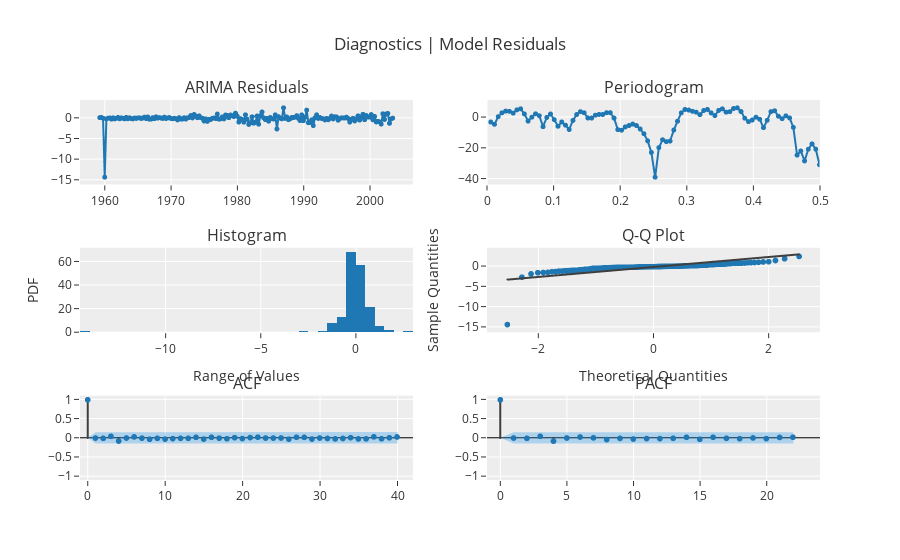

Notebook code cell kept with this figure:
### Code cell
# check the residuals of the sarima model
exp.plot_model(sar1, plot='diagnostics')

### Figure 1 — Plotly figure (JSON) as saved in the notebook; plotly's stock layout.template omitted (floating-point values rounded to 4 significant figures; data arrays with more than 128 entries replaced by an {"elided": "..."} marker saying what was removed)
{"data": [{"line": {"color": "rgb(31, 119, 180)", "width": 2}, "marker": {"color": "rgb(31, 119, 180)", "size": 5}, "mode": "lines+markers", "name": "ARIMA", "showlegend": false, "type": "scattergl", "x": {"elided": "178 str values"}, "xaxis": "x", "y": {"elided": "178 float values"}, "yaxis": "y"}, {"hoverinfo": "text", "hovertext": ["Freq: 0.0056<br>Ampl: -2.9871<br>Time period: 178.0", "Freq: 0.0112<br>Ampl: -4.4657<br>Time period: 89.0", "Freq: 0.0169<br>Ampl: 0.508<br>Time period: 59.3333", "Freq: 0.0225<br>Ampl: 3.0515<br>Time period: 44.5", "Freq: 0.0281<br>Ampl: 4.1676<br>Time period: 35.6", "Freq: 0.0337<br>Ampl: 4.0034<br>Time period: 29.6667", "Freq: 0.0393<br>Ampl: 2.8151<br>Time period: 25.4286", "Freq: 0.0449<br>Ampl: 4.9775<br>Time period: 22.25", "Freq: 0.0506<br>Ampl: 5.6745<br>Time period: 19.7778", "Freq: 0.0562<br>Ampl: 2.3186<br>Time period: 17.8", "Freq: 0.0618<br>Ampl: -2.3593<br>Time period: 16.1818", "Freq: 0.0674<br>Ampl: 0.1851<br>Time period: 14.8333", "Freq: 0.073<br>Ampl: 2.3923<br>Time period: 13.6923", "Freq: 0.0787<br>Ampl: 1.1407<br>Time period: 12.7143", "Freq: 0.0843<br>Ampl: -6.0177<br>Time period: 11.8667", "Freq: 0.0899<br>Ampl: 0.0284<br>Time period: 11.125", "Freq: 0.0955<br>Ampl: 2.2713<br>Time period: 10.4706", "Freq: 0.1011<br>Ampl: -1.4367<br>Time period: 9.8889", "Freq: 0.1067<br>Ampl: -5.7521<br>Time period: 9.3684", "Freq: 0.1124<br>Ampl: -2.9436<br>Time period: 8.9", "Freq: 0.118<br>Ampl: -5.0489<br>Time period: 8.4762", "Freq: 0.1236<br>Ampl: -7.8613<br>Time period: 8.0909", "Freq: 0.1292<br>Ampl: -1.9498<br>Time period: 7.7391", "Freq: 0.1348<br>Ampl: 1.9138<br>Time period: 7.4167", "Freq: 0.1404<br>Ampl: 3.7946<br>Time period: 7.12", "Freq: 0.1461<br>Ampl: 3.0809<br>Time period: 6.8462", "Freq: 0.1517<br>Ampl: -0.3324<br>Time period: 6.5926", "Freq: 0.1573<br>Ampl: -0.4024<br>Time period: 6.3571", "Freq: 0.1629<br>Ampl: 1.5037<br>Time period: 6.1379", "Freq: 0.1685<br>Ampl: 2.0033<br>Time period: 5.9333", "Freq: 0.1742<br>Ampl: 1.9395<br>Time period: 5.7419", "Freq: 0.1798<br>Ampl: 3.1225<br>Time period: 5.5625", "Freq: 0.1854<br>Ampl: 3.1453<br>Time period: 5.3939", "Freq: 0.191<br>Ampl: -0.3821<br>Time period: 5.2353", "Freq: 0.1966<br>Ampl: -7.9299<br>Time period: 5.0857", "Freq: 0.2022<br>Ampl: -8.348<br>Time period: 4.9444", "Freq: 0.2079<br>Ampl: -6.1789<br>Time period: 4.8108", "Freq: 0.2135<br>Ampl: -5.2854<br>Time period: 4.6842", "Freq: 0.2191<br>Ampl: -4.3198<br>Time period: 4.5641", "Freq: 0.2247<br>Ampl: -5.2719<br>Time period: 4.45", "Freq: 0.2303<br>Ampl: -7.5556<br>Time period: 4.3415", "Freq: 0.236<br>Ampl: -10.6135<br>Time period: 4.2381", "Freq: 0.2416<br>Ampl: -15.2688<br>Time period: 4.1395", "Freq: 0.2472<br>Ampl: -22.8817<br>Time period: 4.0455", "Freq: 0.2528<br>Ampl: -39.0378<br>Time period: 3.9556", "Freq: 0.2584<br>Ampl: -19.7087<br>Time period: 3.8696", "Freq: 0.264<br>Ampl: -14.5482<br>Time period: 3.7872", "Freq: 0.2697<br>Ampl: -15.7847<br>Time period: 3.7083", "Freq: 0.2753<br>Ampl: -15.4293<br>Time period: 3.6327", "Freq: 0.2809<br>Ampl: -8.1999<br>Time period: 3.56", "Freq: 0.2865<br>Ampl: -2.4539<br>Time period: 3.4902", "Freq: 0.2921<br>Ampl: 3.0298<br>Time period: 3.4231", "Freq: 0.2978<br>Ampl: 5.2634<br>Time period: 3.3585", "Freq: 0.3034<br>Ampl: 4.832<br>Time period: 3.2963", "Freq: 0.309<br>Ampl: 4.0485<br>Time period: 3.2364", "Freq: 0.3146<br>Ampl: 3.4591<br>Time period: 3.1786", "Freq: 0.3202<br>Ampl: 1.8407<br>Time period: 3.1228", "Freq: 0.3258<br>Ampl: 4.5632<br>Time period: 3.069", "Freq: 0.3315<br>Ampl: 5.2586<br>Time period: 3.0169", "Freq: 0.3371<br>Ampl: 2.9866<br>Time period: 2.9667", "Freq: 0.3427<br>Ampl: 1.2388<br>Time period: 2.918", "Freq: 0.3483<br>Ampl: 4.59<br>Time period: 2.871", "Freq: 0.3539<br>Ampl: 5.6536<br>Time period: 2.8254", "Freq: 0.3596<br>Ampl: 3.5042<br>Time period: 2.7812", "Freq: 0.3652<br>Ampl: 3.8094<br>Time period: 2.7385", "Freq: 0.3708<br>Ampl: 5.8561<br>Time period: 2.697", "Freq: 0.3764<br>Ampl: 6.3183<br>Time period: 2.6567", "Freq: 0.382<br>Ampl: 3.8673<br>Time period: 2.6176", "Freq: 0.3876<br>Ampl: -0.5012<br>Time period: 2.5797", "Freq: 0.3933<br>Ampl: -2.7033<br>Time period: 2.5429", "Freq: 0.3989<br>Ampl: -1.6686<br>Time period: 2.507", "Freq: 0.4045<br>Ampl: 0.1721<br>Time period: 2.4722", "Freq: 0.4101<br>Ampl: -1.1774<br>Time period: 2.4384", "Freq: 0.4157<br>Ampl: -6.6654<br>Time period: 2.4054", "Freq: 0.4213<br>Ampl: -1.8573<br>Time period: 2.3733", "Freq: 0.427<br>Ampl: 3.8314<br>Time period: 2.3421", "Freq: 0.4326<br>Ampl: 4.386<br>Time period: 2.3117", "Freq: 0.4382<br>Ampl: 0.8011<br>Time period: 2.2821", "Freq: 0.4438<br>Ampl: -0.7924<br>Time period: 2.2532", "Freq: 0.4494<br>Ampl: 1.0648<br>Time period: 2.225", "Freq: 0.4551<br>Ampl: -0.3174<br>Time period: 2.1975", "Freq: 0.4607<br>Ampl: -6.4668<br>Time period: 2.1707", "Freq: 0.4663<br>Ampl: -24.6168<br>Time period: 2.1446", "Freq: 0.4719<br>Ampl: -21.9039<br>Time period: 2.119", "Freq: 0.4775<br>Ampl: -28.3879<br>Time period: 2.0941", "Freq: 0.4831<br>Ampl: -20.7494<br>Time period: 2.0698", "Freq: 0.4888<br>Ampl: -17.2486<br>Time period: 2.046", "Freq: 0.4944<br>Ampl: -20.7008<br>Time period: 2.0227", "Freq: 0.5<br>Ampl: -30.9111<br>Time period: 2.0"], "line": {"color": "#1f77b4", "width": 2}, "marker": {"size": 5}, "mode": "lines+markers", "name": "ARIMA", "showlegend": false, "type": "scattergl", "x": [0.005618, 0.01124, 0.01685, 0.02247, 0.02809, 0.03371, 0.03933, 0.04494, 0.05056, 0.05618, 0.0618, 0.06742, 0.07303, 0.07865, 0.08427, 0.08989, 0.09551, 0.1011, 0.1067, 0.1124, 0.118, 0.1236, 0.1292, 0.1348, 0.1404, 0.1461, 0.1517, 0.1573, 0.1629, 0.1685, 0.1742, 0.1798, 0.1854, 0.191, 0.1966, 0.2022, 0.2079, 0.2135, 0.2191, 0.2247, 0.2303, 0.236, 0.2416, 0.2472, 0.2528, 0.2584, 0.264, 0.2697, 0.2753, 0.2809, 0.2865, 0.2921, 0.2978, 0.3034, 0.309, 0.3146, 0.3202, 0.3258, 0.3315, 0.3371, 0.3427, 0.3483, 0.3539, 0.3596, 0.3652, 0.3708, 0.3764, 0.382, 0.3876, 0.3933, 0.3989, 0.4045, 0.4101, 0.4157, 0.4213, 0.427, 0.4326, 0.4382, 0.4438, 0.4494, 0.4551, 0.4607, 0.4663, 0.4719, 0.4775, 0.4831, 0.4888, 0.4944, 0.5], "xaxis": "x2", "y": [-2.987, -4.466, 0.508, 3.051, 4.168, 4.003, 2.815, 4.977, 5.675, 2.319, -2.359, 0.1851, 2.392, 1.141, -6.018, 0.02837, 2.271, -1.437, -5.752, -2.944, -5.049, -7.861, -1.95, 1.914, 3.795, 3.081, -0.3324, -0.4024, 1.504, 2.003, 1.939, 3.123, 3.145, -0.3821, -7.93, -8.348, -6.179, -5.285, -4.32, -5.272, -7.556, -10.61, -15.27, -22.88, -39.04, -19.71, -14.55, -15.78, -15.43, -8.2, -2.454, 3.03, 5.263, 4.832, 4.048, 3.459, 1.841, 4.563, 5.259, 2.987, 1.239, 4.59, 5.654, 3.504, 3.809, 5.856, 6.318, 3.867, -0.5012, -2.703, -1.669, 0.1721, -1.177, -6.665, -1.857, 3.831, 4.386, 0.8011, -0.7924, 1.065, -0.3174, -6.467, -24.62, -21.9, -28.39, -20.75, -17.25, -20.7, -30.91], "yaxis": "y2"}, {"alignmentgroup": "True", "bingroup": "x", "hovertemplate": "variable=ARIMA<br>value=%{x}<br>count=%{y}<extra></extra>", "legendgroup": "ARIMA", "marker": {"color": "#1f77b4", "pattern": {"shape": ""}}, "name": "ARIMA", "offsetgroup": "ARIMA", "orientation": "v", "showlegend": false, "type": "histogram", "x": {"elided": "178 float values"}, "xaxis": "x3", "yaxis": "y3"}, {"marker": {"color": "#1f77b4"}, "mode": "markers", "name": "ARIMA", "showlegend": false, "type": "scattergl", "x": {"elided": "178 float values"}, "xaxis": "x4", "y": {"elided": "178 float values"}, "yaxis": "y4"}, {"line": {"color": "#3f3f3f"}, "mode": "lines", "name": "ARIMA", "showlegend": false, "type": "scattergl", "x": {"elided": "178 float values"}, "xaxis": "x4", "y": {"elided": "178 float values"}, "yaxis": "y4"}, {"line": {"color": "#3f3f3f"}, "mode": "lines", "name": "ACF", "showlegend": false, "type": "scattergl", "x": [0, 0], "xaxis": "x5", "y": [0, 1], "yaxis": "y5"}, {"line": {"color": "#3f3f3f"}, "mode": "lines", "name": "ACF", "showlegend": false, "type": "scattergl", "x": [1, 1], "xaxis": "x5", "y": [0, -0.0005846], "yaxis": "y5"}, {"line": {"color": "#3f3f3f"}, "mode": "lines", "name": "ACF", "showlegend": false, "type": "scattergl", "x": [2, 2], "xaxis": "x5", "y": [0, -0.009021], "yaxis": "y5"}, {"line": {"color": "#3f3f3f"}, "mode": "lines", "name": "ACF", "showlegend": false, "type": "scattergl", "x": [3, 3], "xaxis": "x5", "y": [0, 0.04319], "yaxis": "y5"}, {"line": {"color": "#3f3f3f"}, "mode": "lines", "name": "ACF", "showlegend": false, "type": "scattergl", "x": [4, 4], "xaxis": "x5", "y": [0, -0.07942], "yaxis": "y5"}, {"line": {"color": "#3f3f3f"}, "mode": "lines", "name": "ACF", "showlegend": false, "type": "scattergl", "x": [5, 5], "xaxis": "x5", "y": [0, -0.001144], "yaxis": "y5"}, {"line": {"color": "#3f3f3f"}, "mode": "lines", "name": "ACF", "showlegend": false, "type": "scattergl", "x": [6, 6], "xaxis": "x5", "y": [0, 0.02779], "yaxis": "y5"}, {"line": {"color": "#3f3f3f"}, "mode": "lines", "name": "ACF", "showlegend": false, "type": "scattergl", "x": [7, 7], "xaxis": "x5", "y": [0, -0.003687], "yaxis": "y5"}, {"line": {"color": "#3f3f3f"}, "mode": "lines", "name": "ACF", "showlegend": false, "type": "scattergl", "x": [8, 8], "xaxis": "x5", "y": [0, -0.03262], "yaxis": "y5"}, {"line": {"color": "#3f3f3f"}, "mode": "lines", "name": "ACF", "showlegend": false, "type": "scattergl", "x": [9, 9], "xaxis": "x5", "y": [0, -0.007955], "yaxis": "y5"}, {"line": {"color": "#3f3f3f"}, "mode": "lines", "name": "ACF", "showlegend": false, "type": "scattergl", "x": [10, 10], "xaxis": "x5", "y": [0, -0.02833], "yaxis": "y5"}, {"line": {"color": "#3f3f3f"}, "mode": "lines", "name": "ACF", "showlegend": false, "type": "scattergl", "x": [11, 11], "xaxis": "x5", "y": [0, -0.01745], "yaxis": "y5"}, {"line": {"color": "#3f3f3f"}, "mode": "lines", "name": "ACF", "showlegend": false, "type": "scattergl", "x": [12, 12], "xaxis": "x5", "y": [0, -0.009023], "yaxis": "y5"}, {"line": {"color": "#3f3f3f"}, "mode": "lines", "name": "ACF", "showlegend": false, "type": "scattergl", "x": [13, 13], "xaxis": "x5", "y": [0, -0.008085], "yaxis": "y5"}, {"line": {"color": "#3f3f3f"}, "mode": "lines", "name": "ACF", "showlegend": false, "type": "scattergl", "x": [14, 14], "xaxis": "x5", "y": [0, 0.01726], "yaxis": "y5"}, {"line": {"color": "#3f3f3f"}, "mode": "lines", "name": "ACF", "showlegend": false, "type": "scattergl", "x": [15, 15], "xaxis": "x5", "y": [0, -0.0286], "yaxis": "y5"}, {"line": {"color": "#3f3f3f"}, "mode": "lines", "name": "ACF", "showlegend": false, "type": "scattergl", "x": [16, 16], "xaxis": "x5", "y": [0, 0.01767], "yaxis": "y5"}, {"line": {"color": "#3f3f3f"}, "mode": "lines", "name": "ACF", "showlegend": false, "type": "scattergl", "x": [17, 17], "xaxis": "x5", "y": [0, -0.004354], "yaxis": "y5"}, {"line": {"color": "#3f3f3f"}, "mode": "lines", "name": "ACF", "showlegend": false, "type": "scattergl", "x": [18, 18], "xaxis": "x5", "y": [0, -0.02012], "yaxis": "y5"}, {"line": {"color": "#3f3f3f"}, "mode": "lines", "name": "ACF", "showlegend": false, "type": "scattergl", "x": [19, 19], "xaxis": "x5", "y": [0, 0.008434], "yaxis": "y5"}, {"line": {"color": "#3f3f3f"}, "mode": "lines", "name": "ACF", "showlegend": false, "type": "scattergl", "x": [20, 20], "xaxis": "x5", "y": [0, -0.01442], "yaxis": "y5"}, {"line": {"color": "#3f3f3f"}, "mode": "lines", "name": "ACF", "showlegend": false, "type": "scattergl", "x": [21, 21], "xaxis": "x5", "y": [0, 0.0116], "yaxis": "y5"}, {"line": {"color": "#3f3f3f"}, "mode": "lines", "name": "ACF", "showlegend": false, "type": "scattergl", "x": [22, 22], "xaxis": "x5", "y": [0, 0.0216], "yaxis": "y5"}, {"line": {"color": "#3f3f3f"}, "mode": "lines", "name": "ACF", "showlegend": false, "type": "scattergl", "x": [23, 23], "xaxis": "x5", "y": [0, -0.001854], "yaxis": "y5"}, {"line": {"color": "#3f3f3f"}, "mode": "lines", "name": "ACF", "showlegend": false, "type": "scattergl", "x": [24, 24], "xaxis": "x5", "y": [0, -0.002101], "yaxis": "y5"}, {"line": {"color": "#3f3f3f"}, "mode": "lines", "name": "ACF", "showlegend": false, "type": "scattergl", "x": [25, 25], "xaxis": "x5", "y": [0, 0.0003112], "yaxis": "y5"}, {"line": {"color": "#3f3f3f"}, "mode": "lines", "name": "ACF", "showlegend": false, "type": "scattergl", "x": [26, 26], "xaxis": "x5", "y": [0, -0.02992], "yaxis": "y5"}, {"line": {"color": "#3f3f3f"}, "mode": "lines", "name": "ACF", "showlegend": false, "type": "scattergl", "x": [27, 27], "xaxis": "x5", "y": [0, 0.01948], "yaxis": "y5"}, {"line": {"color": "#3f3f3f"}, "mode": "lines", "name": "ACF", "showlegend": false, "type": "scattergl", "x": [28, 28], "xaxis": "x5", "y": [0, 0.01666], "yaxis": "y5"}, {"line": {"color": "#3f3f3f"}, "mode": "lines", "name": "ACF", "showlegend": false, "type": "scattergl", "x": [29, 29], "xaxis": "x5", "y": [0, -0.02743], "yaxis": "y5"}, {"line": {"color": "#3f3f3f"}, "mode": "lines", "name": "ACF", "showlegend": false, "type": "scattergl", "x": [30, 30], "xaxis": "x5", "y": [0, -0.0005808], "yaxis": "y5"}, {"line": {"color": "#3f3f3f"}, "mode": "lines", "name": "ACF", "showlegend": false, "type": "scattergl", "x": [31, 31], "xaxis": "x5", "y": [0, -0.01254], "yaxis": "y5"}, {"line": {"color": "#3f3f3f"}, "mode": "lines", "name": "ACF", "showlegend": false, "type": "scattergl", "x": [32, 32], "xaxis": "x5", "y": [0, -0.0239], "yaxis": "y5"}, {"line": {"color": "#3f3f3f"}, "mode": "lines", "name": "ACF", "showlegend": false, "type": "scattergl", "x": [33, 33], "xaxis": "x5", "y": [0, -0.01267], "yaxis": "y5"}, {"line": {"color": "#3f3f3f"}, "mode": "lines", "name": "ACF", "showlegend": false, "type": "scattergl", "x": [34, 34], "xaxis": "x5", "y": [0, 0.008894], "yaxis": "y5"}, {"line": {"color": "#3f3f3f"}, "mode": "lines", "name": "ACF", "showlegend": false, "type": "scattergl", "x": [35, 35], "xaxis": "x5", "y": [0, -0.02467], "yaxis": "y5"}, {"line": {"color": "#3f3f3f"}, "mode": "lines", "name": "ACF", "showlegend": false, "type": "scattergl", "x": [36, 36], "xaxis": "x5", "y": [0, -0.02304], "yaxis": "y5"}, {"line": {"color": "#3f3f3f"}, "mode": "lines", "name": "ACF", "showlegend": false, "type": "scattergl", "x": [37, 37], "xaxis": "x5", "y": [0, 0.02977], "yaxis": "y5"}, {"line": {"color": "#3f3f3f"}, "mode": "lines", "name": "ACF", "showlegend": false, "type": "scattergl", "x": [38, 38], "xaxis": "x5", "y": [0, -0.0203], "yaxis": "y5"}, {"line": {"color": "#3f3f3f"}, "mode": "lines", "name": "ACF", "showlegend": false, "type": "scattergl", "x": [39, 39], "xaxis": "x5", "y": [0, 0.005346], "yaxis": "y5"}, {"line": {"color": "#3f3f3f"}, "mode": "lines", "name": "ACF", "showlegend": false, "type": "scattergl", "x": [40, 40], "xaxis": "x5", "y": [0, 0.02703], "yaxis": "y5"}, {"marker": {"color": "#1f77b4", "size": 6}, "mode": "markers", "name": "ACF", "showlegend": false, "type": "scattergl", "x": [0, 1, 2, 3, 4, 5, 6, 7, 8, 9, 10, 11, 12, 13, 14, 15, 16, 17, 18, 19, 20, 21, 22, 23, 24, 25, 26, 27, 28, 29, 30, 31, 32, 33, 34, 35, 36, 37, 38, 39, 40], "xaxis": "x5", "y": [1, -0.0005846, -0.009021, 0.04319, -0.07942, -0.001144, 0.02779, -0.003687, -0.03262, -0.007955, -0.02833, -0.01745, -0.009023, -0.008085, 0.01726, -0.0286, 0.01767, -0.004354, -0.02012, 0.008434, -0.01442, 0.0116, 0.0216, -0.001854, -0.002101, 0.0003112, -0.02992, 0.01948, 0.01666, -0.02743, -0.0005808, -0.01254, -0.0239, -0.01267, 0.008894, -0.02467, -0.02304, 0.02977, -0.0203, 0.005346, 0.02703], "yaxis": "y5"}, {"line": {"color": "rgba(255,255,255,0)"}, "mode": "lines", "name": "UC", "showlegend": false, "type": "scatter", "x": [0, 1, 2, 3, 4, 5, 6, 7, 8, 9, 10, 11, 12, 13, 14, 15, 16, 17, 18, 19, 20, 21, 22, 23, 24, 25, 26, 27, 28, 29, 30, 31, 32, 33, 34, 35, 36, 37, 38, 39, 40], "xaxis": "x5", "y": [0, 0.1469, 0.1469, 0.1469, 0.1472, 0.1481, 0.1481, 0.1482, 0.1482, 0.1484, 0.1484, 0.1485, 0.1486, 0.1486, 0.1486, 0.1486, 0.1487, 0.1488, 0.1488, 0.1488, 0.1489, 0.1489, 0.1489, 0.149, 0.149, 0.149, 0.149, 0.1491, 0.1492, 0.1492, 0.1493, 0.1493, 0.1493, 0.1494, 0.1494, 0.1494, 0.1495, 0.1496, 0.1497, 0.1498, 0.1498], "yaxis": "y5"}, {"fill": "tonexty", "fillcolor": "rgba(32, 146, 230,0.3)", "line": {"color": "rgba(255,255,255,0)"}, "mode": "lines", "name": "LC", "showlegend": false, "type": "scatter", "x": [0, 1, 2, 3, 4, 5, 6, 7, 8, 9, 10, 11, 12, 13, 14, 15, 16, 17, 18, 19, 20, 21, 22, 23, 24, 25, 26, 27, 28, 29, 30, 31, 32, 33, 34, 35, 36, 37, 38, 39, 40], "xaxis": "x5", "y": [0, -0.1469, -0.1469, -0.1469, -0.1472, -0.1481, -0.1481, -0.1482, -0.1482, -0.1484, -0.1484, -0.1485, -0.1486, -0.1486, -0.1486, -0.1486, -0.1487, -0.1488, -0.1488, -0.1488, -0.1489, -0.1489, -0.1489, -0.149, -0.149, -0.149, -0.149, -0.1491, -0.1492, -0.1492, -0.1493, -0.1493, -0.1493, -0.1494, -0.1494, -0.1494, -0.1495, -0.1496, -0.1497, -0.1498, -0.1498], "yaxis": "y5"}, {"line": {"color": "#3f3f3f"}, "mode": "lines", "name": "PACF", "showlegend": false, "type": "scattergl", "x": [0, 0], "xaxis": "x6", "y": [0, 1], "yaxis": "y6"}, {"line": {"color": "#3f3f3f"}, "mode": "lines", "name": "PACF", "showlegend": false, "type": "scattergl", "x": [1, 1], "xaxis": "x6", "y": [0, -0.0005879], "yaxis": "y6"}, {"line": {"color": "#3f3f3f"}, "mode": "lines", "name": "PACF", "showlegend": false, "type": "scattergl", "x": [2, 2], "xaxis": "x6", "y": [0, -0.009124], "yaxis": "y6"}, {"line": {"color": "#3f3f3f"}, "mode": "lines", "name": "PACF", "showlegend": false, "type": "scattergl", "x": [3, 3], "xaxis": "x6", "y": [0, 0.04392], "yaxis": "y6"}, {"line": {"color": "#3f3f3f"}, "mode": "lines", "name": "PACF", "showlegend": false, "type": "scattergl", "x": [4, 4], "xaxis": "x6", "y": [0, -0.08146], "yaxis": "y6"}, {"line": {"color": "#3f3f3f"}, "mode": "lines", "name": "PACF", "showlegend": false, "type": "scattergl", "x": [5, 5], "xaxis": "x6", "y": [0, -0.0001182], "yaxis": "y6"}, {"line": {"color": "#3f3f3f"}, "mode": "lines", "name": "PACF", "showlegend": false, "type": "scattergl", "x": [6, 6], "xaxis": "x6", "y": [0, 0.02552], "yaxis": "y6"}, {"line": {"color": "#3f3f3f"}, "mode": "lines", "name": "PACF", "showlegend": false, "type": "scattergl", "x": [7, 7], "xaxis": "x6", "y": [0, 0.003141], "yaxis": "y6"}, {"line": {"color": "#3f3f3f"}, "mode": "lines", "name": "PACF", "showlegend": false, "type": "scattergl", "x": [8, 8], "xaxis": "x6", "y": [0, -0.04061], "yaxis": "y6"}, {"line": {"color": "#3f3f3f"}, "mode": "lines", "name": "PACF", "showlegend": false, "type": "scattergl", "x": [9, 9], "xaxis": "x6", "y": [0, -0.01071], "yaxis": "y6"}, {"line": {"color": "#3f3f3f"}, "mode": "lines", "name": "PACF", "showlegend": false, "type": "scattergl", "x": [10, 10], "xaxis": "x6", "y": [0, -0.02634], "yaxis": "y6"}, {"line": {"color": "#3f3f3f"}, "mode": "lines", "name": "PACF", "showlegend": false, "type": "scattergl", "x": [11, 11], "xaxis": "x6", "y": [0, -0.01557], "yaxis": "y6"}, {"line": {"color": "#3f3f3f"}, "mode": "lines", "name": "PACF", "showlegend": false, "type": "scattergl", "x": [12, 12], "xaxis": "x6", "y": [0, -0.01627], "yaxis": "y6"}, {"line": {"color": "#3f3f3f"}, "mode": "lines", "name": "PACF", "showlegend": false, "type": "scattergl", "x": [13, 13], "xaxis": "x6", "y": [0, -0.008203], "yaxis": "y6"}, {"line": {"color": "#3f3f3f"}, "mode": "lines", "name": "PACF", "showlegend": false, "type": "scattergl", "x": [14, 14], "xaxis": "x6", "y": [0, 0.01756], "yaxis": "y6"}, {"line": {"color": "#3f3f3f"}, "mode": "lines", "name": "PACF", "showlegend": false, "type": "scattergl", "x": [15, 15], "xaxis": "x6", "y": [0, -0.03313], "yaxis": "y6"}, {"line": {"color": "#3f3f3f"}, "mode": "lines", "name": "PACF", "showlegend": false, "type": "scattergl", "x": [16, 16], "xaxis": "x6", "y": [0, 0.01875], "yaxis": "y6"}, {"line": {"color": "#3f3f3f"}, "mode": "lines", "name": "PACF", "showlegend": false, "type": "scattergl", "x": [17, 17], "xaxis": "x6", "y": [0, -0.008347], "yaxis": "y6"}, {"line": {"color": "#3f3f3f"}, "mode": "lines", "name": "PACF", "showlegend": false, "type": "scattergl", "x": [18, 18], "xaxis": "x6", "y": [0, -0.01804], "yaxis": "y6"}, {"line": {"color": "#3f3f3f"}, "mode": "lines", "name": "PACF", "showlegend": false, "type": "scattergl", "x": [19, 19], "xaxis": "x6", "y": [0, 0.001035], "yaxis": "y6"}, {"line": {"color": "#3f3f3f"}, "mode": "lines", "name": "PACF", "showlegend": false, "type": "scattergl", "x": [20, 20], "xaxis": "x6", "y": [0, -0.01611], "yaxis": "y6"}, {"line": {"color": "#3f3f3f"}, "mode": "lines", "name": "PACF", "showlegend": false, "type": "scattergl", "x": [21, 21], "xaxis": "x6", "y": [0, 0.014], "yaxis": "y6"}, {"line": {"color": "#3f3f3f"}, "mode": "lines", "name": "PACF", "showlegend": false, "type": "scattergl", "x": [22, 22], "xaxis": "x6", "y": [0, 0.01987], "yaxis": "y6"}, {"marker": {"color": "#1f77b4", "size": 6}, "mode": "markers", "name": "PACF", "showlegend": false, "type": "scattergl", "x": [0, 1, 2, 3, 4, 5, 6, 7, 8, 9, 10, 11, 12, 13, 14, 15, 16, 17, 18, 19, 20, 21, 22], "xaxis": "x6", "y": [1, -0.0005879, -0.009124, 0.04392, -0.08146, -0.0001182, 0.02552, 0.003141, -0.04061, -0.01071, -0.02634, -0.01557, -0.01627, -0.008203, 0.01756, -0.03313, 0.01875, -0.008347, -0.01804, 0.001035, -0.01611, 0.014, 0.01987], "yaxis": "y6"}, {"line": {"color": "rgba(255,255,255,0)"}, "mode": "lines", "name": "UC", "showlegend": false, "type": "scatter", "x": [0, 1, 2, 3, 4, 5, 6, 7, 8, 9, 10, 11, 12, 13, 14, 15, 16, 17, 18, 19, 20, 21, 22], "xaxis": "x6", "y": [0, 0.1469, 0.1469, 0.1469, 0.1469, 0.1469, 0.1469, 0.1469, 0.1469, 0.1469, 0.1469, 0.1469, 0.1469, 0.1469, 0.1469, 0.1469, 0.1469, 0.1469, 0.1469, 0.1469, 0.1469, 0.1469, 0.1469], "yaxis": "y6"}, {"fill": "tonexty", "fillcolor": "rgba(32, 146, 230,0.3)", "line": {"color": "rgba(255,255,255,0)"}, "mode": "lines", "name": "LC", "showlegend": false, "type": "scatter", "x": [0, 1, 2, 3, 4, 5, 6, 7, 8, 9, 10, 11, 12, 13, 14, 15, 16, 17, 18, 19, 20, 21, 22], "xaxis": "x6", "y": [0, -0.1469, -0.1469, -0.1469, -0.1469, -0.1469, -0.1469, -0.1469, -0.1469, -0.1469, -0.1469, -0.1469, -0.1469, -0.1469, -0.1469, -0.1469, -0.1469, -0.1469, -0.1469, -0.1469, -0.1469, -0.1469, -0.1469], "yaxis": "y6"}], "layout": {"annotations": [{"font": {"size": 16}, "showarrow": false, "text": "ARIMA Residuals", "x": 0.225, "xanchor": "center", "xref": "paper", "y": 1, "yanchor": "bottom", "yref": "paper"}, {"font": {"size": 16}, "showarrow": false, "text": "Periodogram", "x": 0.775, "xanchor": "center", "xref": "paper", "y": 1, "yanchor": "bottom", "yref": "paper"}, {"font": {"size": 16}, "showarrow": false, "text": "Histogram", "x": 0.225, "xanchor": "center", "xref": "paper", "y": 0.6111, "yanchor": "bottom", "yref": "paper"}, {"font": {"size": 16}, "showarrow": false, "text": "Q-Q Plot", "x": 0.775, "xanchor": "center", "xref": "paper", "y": 0.6111, "yanchor": "bottom", "yref": "paper"}, {"font": {"size": 16}, "showarrow": false, "text": "ACF", "x": 0.225, "xanchor": "center", "xref": "paper", "y": 0.2222, "yanchor": "bottom", "yref": "paper"}, {"font": {"size": 16}, "showarrow": false, "text": "PACF", "x": 0.775, "xanchor": "center", "xref": "paper", "y": 0.2222, "yanchor": "bottom", "yref": "paper"}], "showlegend": false, "title": {"text": "Diagnostics | Model Residuals"}, "xaxis": {"anchor": "y", "domain": [0, 0.45]}, "xaxis2": {"anchor": "y2", "domain": [0.55, 1], "range": [0, 0.5]}, "xaxis3": {"anchor": "y3", "domain": [0, 0.45], "title": {"text": "Range of Values"}}, "xaxis4": {"anchor": "y4", "domain": [0.55, 1], "title": {"text": "Theoretical Quantities"}}, "xaxis5": {"anchor": "y5", "domain": [0, 0.45], "range": [-1, 42]}, "xaxis6": {"anchor": "y6", "domain": [0.55, 1], "range": [-1, 24]}, "yaxis": {"anchor": "x", "domain": [0.7778, 1]}, "yaxis2": {"anchor": "x2", "domain": [0.7778, 1]}, "yaxis3": {"anchor": "x3", "domain": [0.3889, 0.6111], "title": {"text": "PDF"}}, "yaxis4": {"anchor": "x4", "domain": [0.3889, 0.6111], "title": {"text": "Sample Quantities"}}, "yaxis5": {"anchor": "x5", "domain": [0, 0.2222], "range": [-1.1, 1.1], "zerolinecolor": "#000000"}, "yaxis6": {"anchor": "x6", "domain": [0, 0.2222], "range": [-1.1, 1.1], "zerolinecolor": "#000000"}}}
